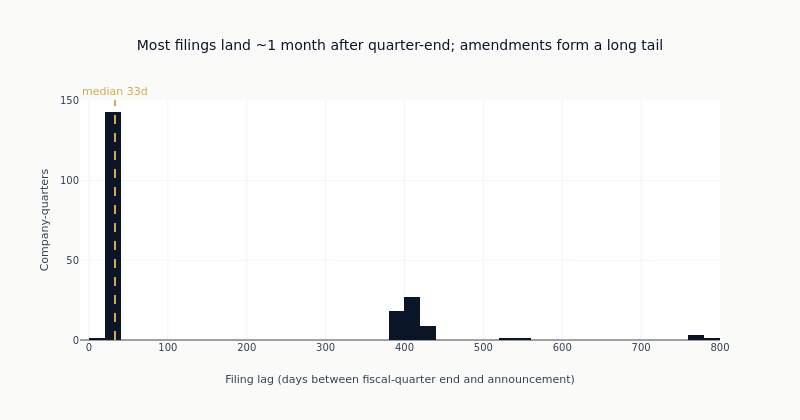

The notebook cell this image was saved under:
### Markdown cell above
The median filing lag (~33 days) reflects typical 10-Q timing. The elevated mean
and long tail arise from amended/restated filings — the XBRL Frames API may return
accession numbers for restated filings rather than original submissions. For PIT
backtesting, this is conservative (data appears later than reality).

The distribution makes the two regimes visible: a tall cluster near one month
(routine 10-Q filings) and a sparse tail of restatements reaching past a year.

### Code cell
lags = filing_lag["lag_days"].to_list()
median_lag = filing_lag["lag_days"].median()

fig = go.Figure(
    data=go.Histogram(
        x=lags,
        xbins={"start": 0, "end": 800, "size": 20},
        marker_color=COLORS["blue"],
    )
)
fig.add_vline(
    x=median_lag,
    line_dash="dash",
    line_color=COLORS["amber"],
    annotation_text=f"median {median_lag:.0f}d",
    annotation_position="top",
    annotation_font_color=COLORS["amber"],
)
fig.update_layout(
    title="Most filings land ~1 month after quarter-end; amendments form a long tail",
    xaxis_title="Filing lag (days between fiscal-quarter end and announcement)",
    yaxis_title="Company-quarters",
    height=420,
    width=800,
)
fig.show()

### Figure 1 — Plotly figure (JSON) as saved in the notebook; plotly's stock layout.template omitted (floating-point values rounded to 4 significant figures; data arrays with more than 128 entries replaced by an {"elided": "..."} marker saying what was removed)
{"data": [{"marker": {"color": "#0a1628"}, "type": "histogram", "x": {"elided": "204 int values"}, "xbins": {"end": 800, "size": 20, "start": 0}}], "layout": {"annotations": [{"font": {"color": "#D4A84B"}, "showarrow": false, "text": "median 33d", "x": 33.0, "xanchor": "center", "xref": "x", "y": 1, "yanchor": "bottom", "yref": "y domain"}], "height": 420, "shapes": [{"line": {"color": "#D4A84B", "dash": "dash"}, "type": "line", "x0": 33.0, "x1": 33.0, "xref": "x", "y0": 0, "y1": 1, "yref": "y domain"}], "title": {"text": "Most filings land ~1 month after quarter-end; amendments form a long tail"}, "width": 800, "xaxis": {"title": {"text": "Filing lag (days between fiscal-quarter end and announcement)"}}, "yaxis": {"title": {"text": "Company-quarters"}}}}
